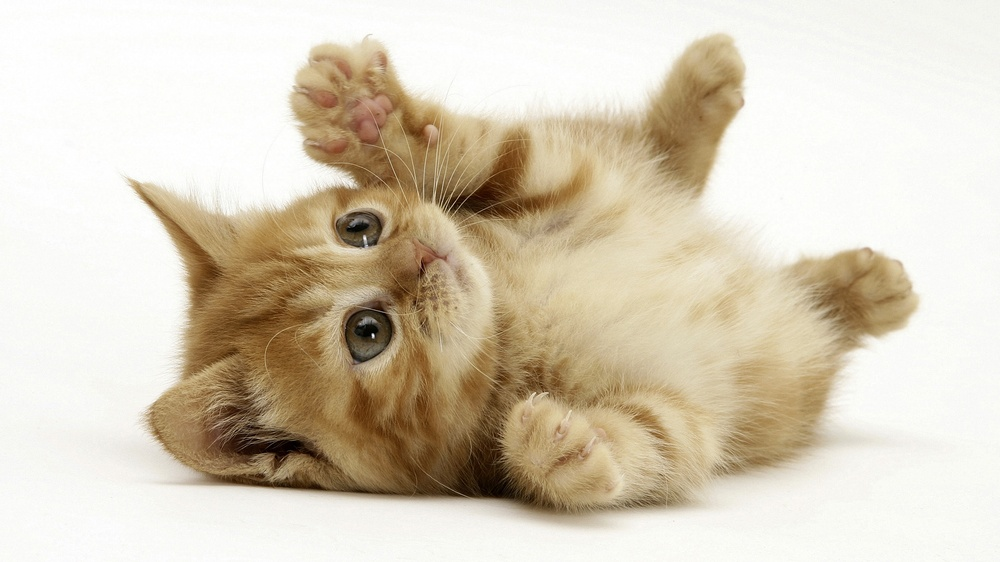
#> input picture images/cat.jpg, 1000 x 562 px, shrunk from 1920 x 1080 before the run
$ python linesp.py   (Python 2 division)
#> lines starting #> are read from the running program, lines starting #| are printed output that depends on the picture; after the words box and inside, x2 and y2 are one past the last pixel; in counts of white or black regions, pixels touching at a corner belong together
import numpy as np
import cv2
import cv


cv2.namedWindow("w1", cv.CV_WINDOW_AUTOSIZE)

m = cv2.imread('images/cat.jpg')
#> m is the input picture: shape (562, 1000, 3); mean B, G, R 186, 205.1, 215.6
cv2.imshow('w1', m)

rho = 1
theta = np.pi/180.
thresh = 30
frame = cv2.cvtColor(m, cv2.COLOR_BGR2GRAY)
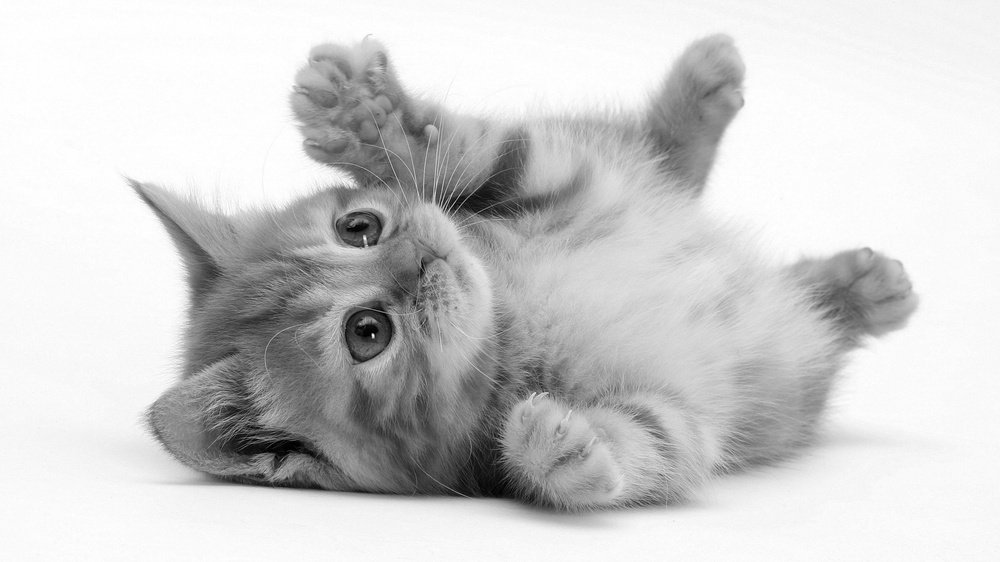
#> frame: shape (562, 1000); min 0, max 255, mean 206.1
lines = cv2.HoughLinesP(frame, rho, theta, thresh)

print 'Lines computed', len(lines), len(lines[0])
#| Lines computed 7752 1
for line in lines[0]:
    pt1 = (line[0], line[1])
    pt2 = (line[2], line[3])
    cv2.line(m,pt1,pt2, 0, 4)
#> this loop made 1 pass
#> (pt1, pt2) on pass 1: ((0, 547), (999, 123))
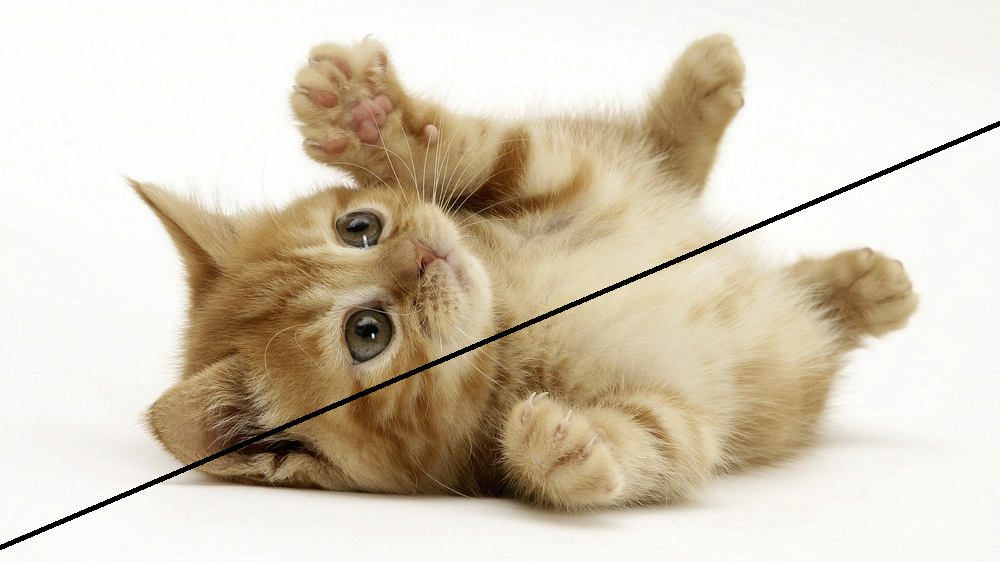
#> m: shape (562, 1000, 3); 0.97% of pixels changed, all inside (x1, y1, x2, y2) = (0, 121, 1000, 550)

print 'Done'
cv2.imshow('w1', m)

raw_input()

$ run again, with images/puppy.jpg copied over images/cat.jpg
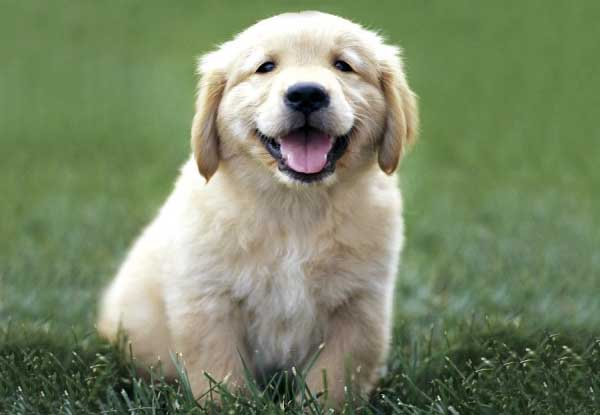
#> input picture images/puppy.jpg, 600 x 415 px
#> m is the input picture: shape (415, 600, 3); mean B, G, R 103.2, 134.7, 121.6
#> `frame = cv2.cvtColor(m, cv2.COLOR_BGR2GRAY)`:
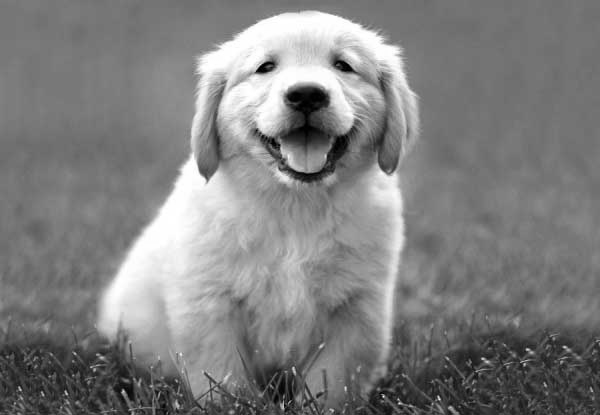
#> frame: shape (415, 600); min 0, max 255, mean 127.2
#| Lines computed 12819 1
#> the loop `for line in lines[0]:` made 1 pass
#> (pt1, pt2) on pass 1: ((0, 11), (403, 414))
#> after the loop `for line in lines[0]:`:
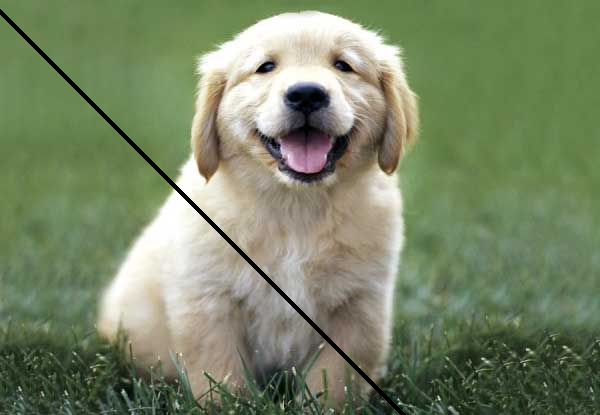
#> m: shape (415, 600, 3); 0.97% of pixels changed, all inside (x1, y1, x2, y2) = (0, 9, 406, 415)
